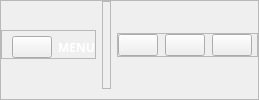
     <widget class="QFrame" name="header">
      <property name="styleSheet">
       <string notr="true"/>
      </property>
      <property name="frameShape">
       <enum>QFrame::StyledPanel</enum>
      </property>
      <property name="frameShadow">
       <enum>QFrame::Raised</enum>
      </property>
      <layout class="QHBoxLayout" name="horizontalLayout">
       <property name="leftMargin">
        <number>0</number>
       </property>
       <property name="topMargin">
        <number>0</number>
       </property>
       <property name="rightMargin">
        <number>0</number>
       </property>
       <property name="bottomMargin">
        <number>10</number>
       </property>
       <item alignment="Qt::AlignLeft|Qt::AlignVCenter">
        <widget class="QFrame" name="header_left">
         <property name="frameShape">
          <enum>QFrame::StyledPanel</enum>
         </property>
         <property name="frameShadow">
          <enum>QFrame::Raised</enum>
         </property>
         <layout class="QHBoxLayout" name="horizontalLayout_5">
          <property name="leftMargin">
           <number>10</number>
          </property>
          <property name="topMargin">
           <number>5</number>
          </property>
          <property name="rightMargin">
           <number>0</number>
          </property>
          <property name="bottomMargin">
           <number>0</number>
          </property>
          <item>
           <widget class="QPushButton" name="pushButton_menu_switch">
            <property name="text">
             <string/>
            </property>
            <property name="icon">
             <iconset resource="image.qrc">
              <normaloff>:/newPrefix/image/menu-4-32.png</normaloff>:/newPrefix/image/menu-4-32.png</iconset>
            </property>
           </widget>
          </item>
          <item>
           <widget class="QLabel" name="label_menu_switch">
            <property name="font">
             <font>
              <family>8514oem</family>
              <weight>75</weight>
              <bold>true</bold>
             </font>
            </property>
            <property name="styleSheet">
             <string notr="true">color:white;</string>
            </property>
            <property name="text">
             <string>MENU</string>
            </property>
           </widget>
          </item>
         </layout>
        </widget>
       </item>
       <item>
        <widget class="QFrame" name="header_mid">
         <property name="frameShape">
          <enum>QFrame::StyledPanel</enum>
         </property>
         <property name="frameShadow">
          <enum>QFrame::Raised</enum>
         </property>
         <layout class="QHBoxLayout" name="horizontalLayout_6">
          <property name="leftMargin">
           <number>0</number>
          </property>
          <property name="topMargin">
           <number>5</number>
          </property>
          <property name="rightMargin">
           <number>0</number>
          </property>
          <property name="bottomMargin">
           <number>0</number>
          </property>
          <item alignment="Qt::AlignVCenter">
           <widget class="QLabel" name="application_name">
            <property name="minimumSize">
             <size>
              <width>0</width>
              <height>50</height>
             </size>
            </property>
            <property name="styleSheet">
             <string notr="true">image:url(:/newPrefix/image/wine.png)</string>
            </property>
            <property name="text">
             <string/>
            </property>
           </widget>
          </item>
         </layout>
        </widget>
       </item>
       <item alignment="Qt::AlignRight|Qt::AlignVCenter">
        <widget class="QFrame" name="header_right">
         <property name="frameShape">
          <enum>QFrame::StyledPanel</enum>
         </property>
         <property name="frameShadow">
          <enum>QFrame::Raised</enum>
         </property>
         <layout class="QHBoxLayout" name="horizontalLayout_4">
          <property name="spacing">
           <number>7</number>
          </property>
          <property name="leftMargin">
           <number>0</number>
          </property>
          <property name="topMargin">
           <number>0</number>
          </property>
          <property name="rightMargin">
           <number>5</number>
          </property>
          <property name="bottomMargin">
           <number>0</number>
          </property>
          <item>
           <widget class="QPushButton" name="pushButton_reduce_windows">
            <property name="autoFillBackground">
             <bool>false</bool>
            </property>
            <property name="styleSheet">
             <string notr="true"/>
            </property>
            <property name="text">
             <string/>
            </property>
            <property name="icon">
             <iconset resource="image.qrc">
              <normaloff>:/newPrefix/image/minus-6-32.png</normaloff>:/newPrefix/image/minus-6-32.png</iconset>
            </property>
            <property name="iconSize">
             <size>
              <width>32</width>
              <height>32</height>
             </size>
            </property>
           </widget>
          </item>
          <item>
           <widget class="QPushButton" name="pushButton_maxi_windows">
            <property name="text">
             <string/>
            </property>
            <property name="icon">
             <iconset resource="image.qrc">
              <normaloff>:/newPrefix/image/maximize-window-32.png</normaloff>:/newPrefix/image/maximize-window-32.png</iconset>
            </property>
            <property name="iconSize">
             <size>
              <width>32</width>
              <height>32</height>
             </size>
            </property>
           </widget>
          </item>
          <item>
           <widget class="QPushButton" name="pushButton_close_windows">
            <property name="styleSheet">
             <string notr="true"/>
            </property>
            <property name="text">
             <string/>
            </property>
            <property name="icon">
             <iconset resource="image.qrc">
              <normaloff>:/newPrefix/image/x-mark-5-32.png</normaloff>:/newPrefix/image/x-mark-5-32.png</iconset>
            </property>
            <property name="iconSize">
             <size>
              <width>32</width>
              <height>32</height>
             </size>
            </property>
           </widget>
          </item>
         </layout>
        </widget>
       </item>
      </layout>
     </widget>
